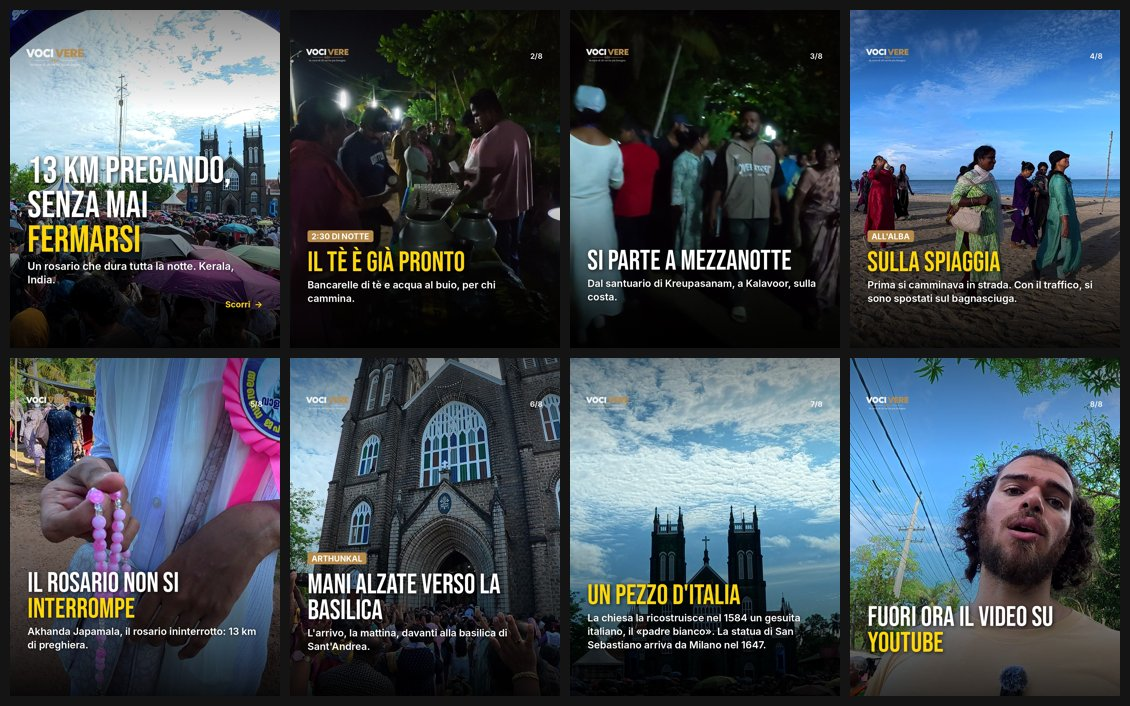
#> input picture copioni/caroselli/arthunkal_anteprima.jpg, 1130 x 706 px, given in place of logo_vocivere_trasparente_chiaro.png, which was not available
$ python carosello_coir.py
#> lines starting #> are read from the running program, lines starting #| are printed output that depends on the picture
### copioni/caroselli/carosello_lib.py
# Funzioni del carosello "fatto" (dal modello carosello_te.py), per il girato originale: frame(('0540', 2.0)).
import os, subprocess, re
import numpy as np
from PIL import Image, ImageDraw, ImageFont, ImageEnhance, ImageFilter
W,H=1080,1350; SAFE=135
V=''; WK='work/coir/car'; OUT='copioni/caroselli/coir'
BEB='assets/fonts/BebasNeue-Regular.ttf'; IF='/usr/share/fonts/opentype/inter/'
REG,BOLD,IT,BIT,BLACK=IF+'Inter-Regular.otf',IF+'Inter-Bold.otf',IF+'Inter-Italic.otf',IF+'Inter-BoldItalic.otf',IF+'Inter-Black.otf'
LOGO='assets/brand/logo_vocivere_trasparente_chiaro.png'
YEL=(255,214,10); WHITE=(255,255,255); GOLD=(182,138,75)
UH=1.0    # girato originale, senza sottotitoli impressi

import glob
def clip(n): return glob.glob(f'work/coir/raw/*_{n}_D.MP4')[0]
# [4 lines left out: function frame, not called in this run]
def grade(im): return ImageEnhance.Color(ImageEnhance.Contrast(im).enhance(1.08)).enhance(1.12)
# [9 lines left out: functions crop, shade, not called in this run]
def logo(im,w=170,x=64,y=SAFE+18):
    l=Image.open(LOGO).convert('RGBA'); l=l.crop(l.getbbox()); l=l.resize((w,int(l.height*w/l.width)),Image.LANCZOS); im.alpha_composite(l,(x,y))
def num(im,n,tot):
    d=ImageDraw.Draw(im); f=ImageFont.truetype(BOLD,28); t=f'{n}/{tot}'; d.text((W-64-d.textlength(t,font=f),SAFE+24),t,font=f,fill=(255,255,255,210))
def shadow_text(im,xy,t,font,fill,r=6,op=200):
    sh=Image.new('RGBA',im.size,(0,0,0,0)); ImageDraw.Draw(sh).text((xy[0]+3,xy[1]+4),t,font=font,fill=(0,0,0,op))
    im.alpha_composite(sh.filter(ImageFilter.GaussianBlur(r))); ImageDraw.Draw(im).text(xy,t,font=font,fill=fill)

def rich(im,text,x,y,maxw,size,italic=False,col=WHITE,lh=1.28,shadow=True):
    """Testo a capo con **parole in grassetto**; ritorna la y finale."""
    fr=ImageFont.truetype(IT if italic else REG,size); fb=ImageFont.truetype(BIT if italic else BOLD,size)
    toks=[]
    for i,part in enumerate(re.split(r'\*\*',text)):
        for w in part.split():
            if toks and re.match(r'^[.,:;!?»”]',w) and not part.startswith(' '): toks[-1]=(toks[-1][0],toks[-1][1],w)  # punteggiatura attaccata
            else: toks.append((w,i%2==1,''))
    d=ImageDraw.Draw(im); lines=[[]]; cur=0; sp=d.textlength(' ',font=fr)
    for w,b,pn in toks:
        wl=d.textlength(w,font=fb if b else fr); pl=d.textlength(pn,font=fr)
        if lines[-1] and cur+sp+wl+pl>maxw: lines.append([]); cur=0
        cur+=(sp if lines[-1] else 0)+wl+pl; lines[-1].append((w,b,wl,pn,pl))
    for ln in lines:
        xx=x
        for w,b,wl,pn,pl in ln:
            for tt,f,ww in ((w,fb if b else fr,wl),(pn,fr,pl)):
                if not tt: continue
                if shadow: shadow_text(im,(xx,y),tt,f,col)
                else: ImageDraw.Draw(im).text((xx,y),tt,font=f,fill=col)
                xx+=ww
            xx+=sp
        y+=int(size*lh)
    return y
def rich_h(text,maxw,size,italic=False,lh=1.28):
    im=Image.new('RGBA',(W,H)); return rich(im,text,0,0,maxw,size,italic,lh=lh,shadow=False)
def big(im,lines,x,y,size,center=False):
    f=ImageFont.truetype(BEB,size); d=ImageDraw.Draw(im)
    for t,col in lines:
        xx=(W-d.textlength(t,font=f))/2 if center else x
        shadow_text(im,(xx,y),t,f,col,8,220); y+=int(size*0.93)
    return y
# [34 lines left out: functions quote, s_split, s_halfblack, s_stacked, s_photo, not called in this run]
def s_para(out,t,cx,para,y,n,tot):
    im=shade(crop(frame(t),W,H,cx),[(0.35,0.85,0.8)]).convert('RGBA'); logo(im); num(im,n,tot)
    rich(im,para,64,y,W-128,46); im.convert('RGB').save(out,quality=92)

# ---------- slide video (testo che compare) ----------
def s_video(out,t0,dur,cx,draw_text,n,tot,shade_spots):
    """Clip dal lungo, 4:5, senza audio; il testo entra in dissolvenza dopo 0,4 s. Salva anche il jpg (post YouTube)."""
#> called with out = 'copioni/caroselli/coir/01.mp4', t0 = ('0549', 1), dur = 6, cx = 0.62, n = 1, tot = 8
    base=Image.new('RGBA',(W,H),(0,0,0,0)); g=np.zeros((H,W),np.float32); y=np.arange(H)[:,None]/H
#> after `base = Image.new('RGBA', (W, H), (0, 0, 0, 0))`: base: PIL image 1080x1350 RGBA; every value is 0
    for a,b,op in shade_spots: g=np.maximum(g,np.clip((y-a)/(b-a),0,1)*op)
    base.putalpha(Image.fromarray((np.broadcast_to(g,(H,W))*255).astype('uint8'))); logo(base); num(base,n,tot)
#> after `base.putalpha(Image.fromarray((np.broadcast_to(g, (H, W)) * 255).astyp`:
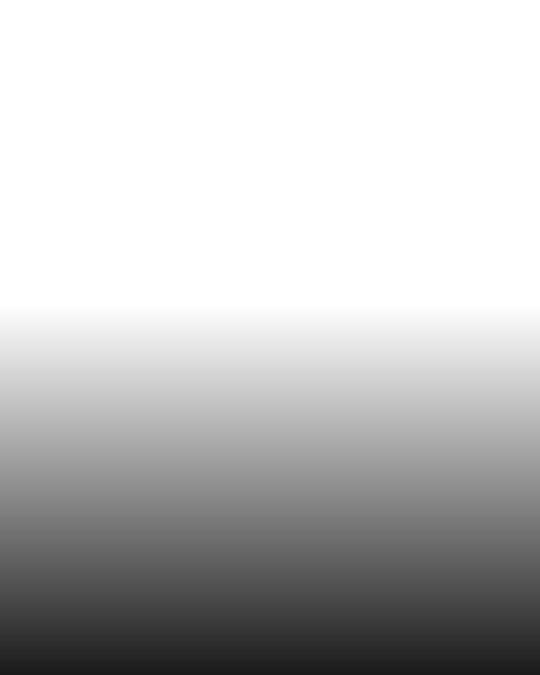
#> base: PIL image 1080x1350 RGBA (shown at 1/2 size); mean R, G, B, A 0, 0, 0, 62.8; transparent parts drawn white
#> after `base.putalpha(Image.fromarray((np.broadcast_to(g, (H, W)) * 255).astyp`:
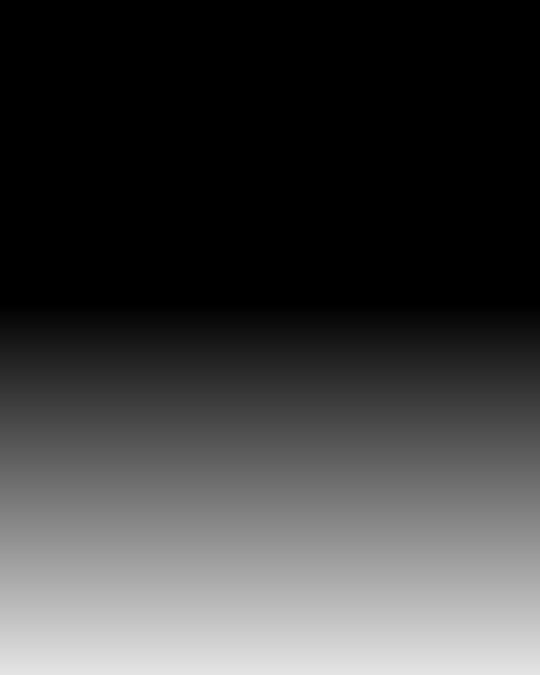
#> g: shape (1350, 1080) float64 (shown at 1/2 size); min 0, max 0.899, mean 0.247
#> in logo, `l = l.resize((w, int(l.height * w / l.width)), Image.LANCZOS)`:
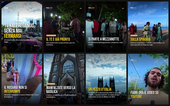
#> l: PIL image 170x106 RGBA; mean R, G, B, A 67.9, 77.9, 85.8, 255
    txt=Image.new('RGBA',(W,H),(0,0,0,0)); draw_text(txt)
    base.save(f'{WK}/ov_base.png'); txt.save(f'{WK}/ov_txt.png')
    uh=int(2160*UH); cw=int(uh*W/H); x=int((3840-cw)*cx)
    fc=(f"[0:v]crop={cw}:{uh}:{x}:0,scale={W}:{H}:flags=lanczos,eq=contrast=1.06:saturation=1.12,setsar=1[v];"
        f"[1:v]format=rgba[b];[2:v]format=rgba,fade=in:st=0.4:d=0.7:alpha=1[t];[v][b]overlay[vb];[vb][t]overlay,format=yuv420p[o]")
    n,t0=t0
    subprocess.run(['ffmpeg','-nostdin','-v','error','-y','-ss',str(t0),'-t',str(dur),'-i',clip(n),'-loop','1','-t',str(dur),'-i',f'{WK}/ov_base.png',
                    '-loop','1','-t',str(dur),'-i',f'{WK}/ov_txt.png','-filter_complex',fc,'-map','[o]','-an','-r','30',
                    '-c:v','libx264','-crf','18','-preset','slow','-movflags','+faststart',out],check=True)
    subprocess.run(['ffmpeg','-v','error','-y','-sseof','-0.1','-i',out,'-frames:v','1','-q:v','2',out.replace('.mp4','_YT.jpg')],check=True)

### copioni/caroselli/carosello_coir.py
# Carosello "fatto" del lungo coir (Copy, 8/11): Made in India, chi c'è dietro. 8 slide 4:5, testi in copioni/coir_testi.md.
# Fotogrammi dal girato originale (work/coir/raw, Drive cartella "Coir"). Volto sempre libero dalla scritta (Insights 8/11).
#   python3 copioni/caroselli/carosello_coir.py
import sys; sys.path.insert(0, 'copioni/caroselli')
from carosello_lib import *
os.makedirs(OUT,exist_ok=True)
for f in os.listdir(OUT): os.remove(os.path.join(OUT,f))
T=8; o=lambda n,ext='jpg': f'{OUT}/{n:02d}.{ext}'
def cover_txt(im):
    y=big(im,[("SOPRA C'È SCRITTO",WHITE),("MADE IN INDIA",YEL)],64,H-SAFE-430,128)
#> after the loop in big, `for t,col in lines:`:
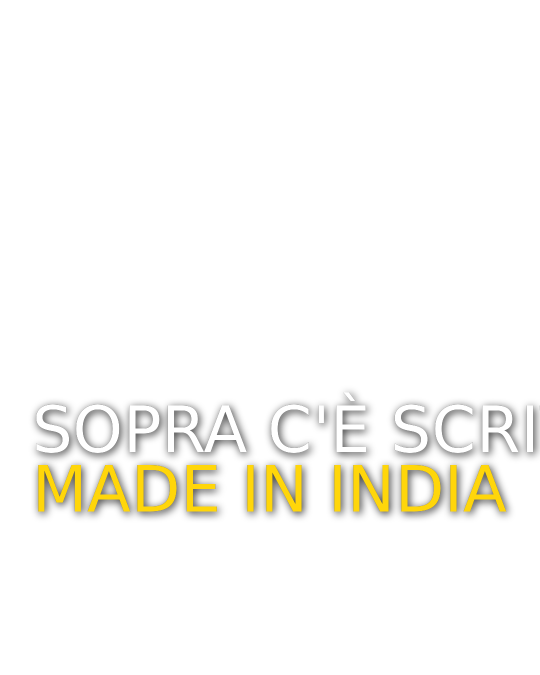
#> im: PIL image 1080x1350 RGBA (shown at 1/2 size); mean R, G, B, A 9.8, 9, 5, 14.2; transparent parts drawn white
#> after the loop in big, `for t,col in lines:`: y = 1023
    rich(im,'Anathalavattom, **Kerala**. Chi fa i nostri tappeti di cocco.',64,y+16,W-128,42)
    f=ImageFont.truetype(BOLD,34); shadow_text(im,(W-64-ImageDraw.Draw(im).textlength('Scorri  →',font=f),H-SAFE-60),'Scorri  →',f,YEL)
s_video(o(1,'mp4'),('0549',1.0),6.0,0.62,cover_txt,1,T,[(0.45,1.0,0.9)])
#> in rich, `sp = d.textlength(' ', font=fr)`: sp = 11.81
#> the loop in rich, `for w,b,pn in toks:` made 9 passes
#> (wl, pl, cur) on passes 1 to 9: (320.8, 0, 320.8), (130.2, 12.09, 474.9), (65.69, 0, 552.4), (38.47, 0, 602.7), (10.17, 0, 624.7), (112.3, 0, 748.8), (137.3, 0, 898), (35.89, 0, 945.7), (134.5, 0, 134.5)
#> after the loop in rich, `for w,b,pn in toks:`: cur = 134.5; lines = 2 items
#> the loop in rich, `for ln in lines:` made 2 passes
#> y on pass 1: 1092
#> (ln, y) on pass 2: ([('cocco.', False, 134.5, '', 0)], 1145)
#> after the loop in rich, `for ln in lines:`: y = 1145
#> in shadow_text (call 13), `ImageDraw.Draw(sh).text((xy[0] + 3, xy[1] + 4), t, font=font, fill=(0,`:
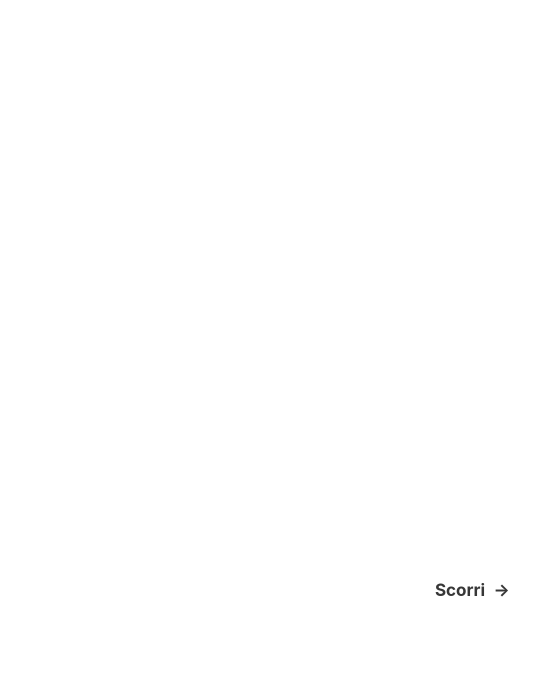
#> sh: PIL image 1080x1350 RGBA (shown at 1/2 size); mean R, G, B, A 0, 0, 0, 0.2; transparent parts drawn white
#> in shadow_text (call 13), `im.alpha_composite(sh.filter(ImageFilter.GaussianBlur(r)))`:
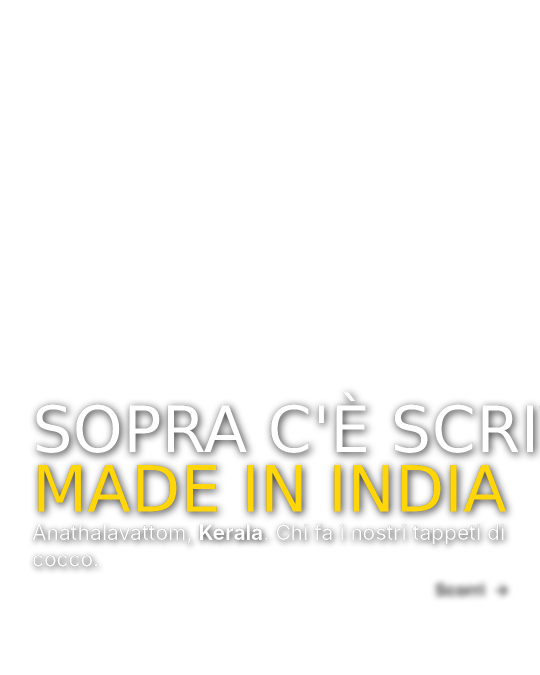
#> im: PIL image 1080x1350 RGBA (shown at 1/2 size); mean R, G, B, A 11.4, 10.6, 6.7, 16.9; transparent parts drawn white
#> (the run stopped early here; a loop or call above may not have finished)

$ run again, on copioni/caroselli/mercato_anteprima.jpg
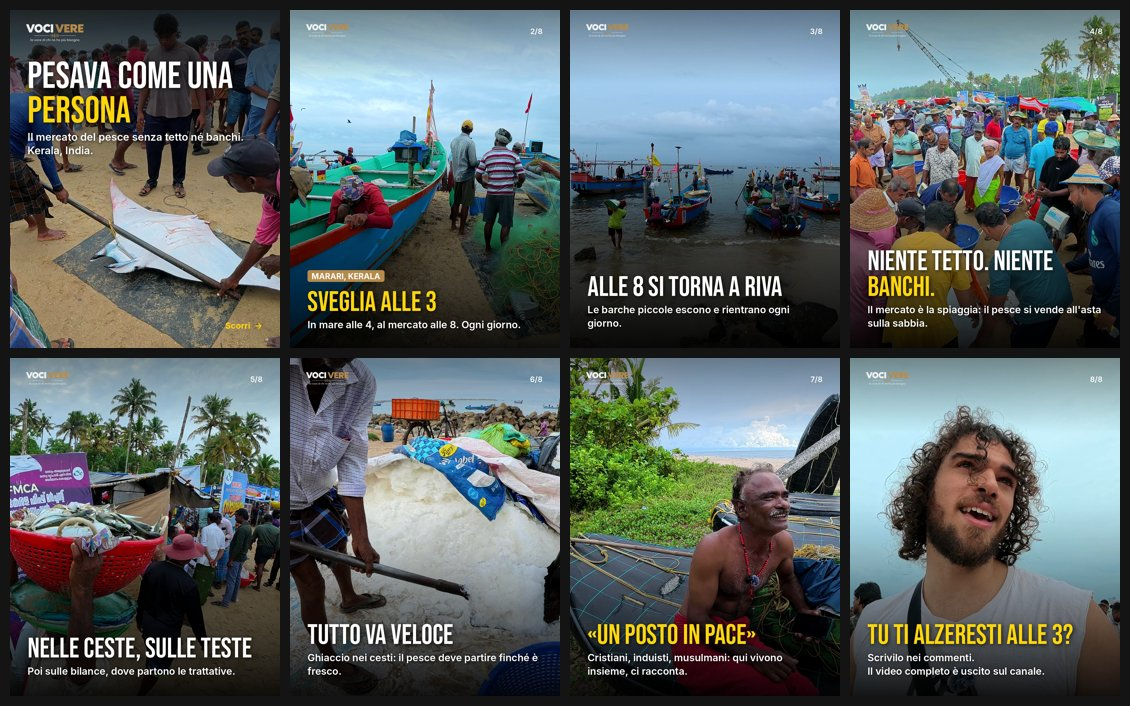
#> input picture copioni/caroselli/mercato_anteprima.jpg, 1130 x 706 px, given in place of logo_vocivere_trasparente_chiaro.png, which was not available
#> in logo, `l = l.resize((w, int(l.height * w / l.width)), Image.LANCZOS)`:
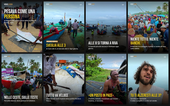
#> l: PIL image 170x106 RGBA; mean R, G, B, A 89.7, 97.4, 97, 255
#> after the loop in big, `for t,col in lines:`: y = 1023
#> sp = 11.81
#> the loop in rich, `for w,b,pn in toks:` made 9 passes
#> (wl, pl, cur) on passes 1 to 8: (320.8, 0, 320.8), (130.2, 12.09, 474.9), (65.69, 0, 552.4), (38.47, 0, 602.7), (10.17, 0, 624.7), (112.3, 0, 748.8), (137.3, 0, 898), (35.89, 0, 945.7)
#> after the loop in rich, `for w,b,pn in toks:`: cur = 134.5; lines = 2 items
#> the loop in rich, `for ln in lines:` made 2 passes
#> y on pass 1: 1092
#> after the loop in rich, `for ln in lines:`: y = 1145

$ run again, on copioni/caroselli/mercato_volti_anteprima.jpg
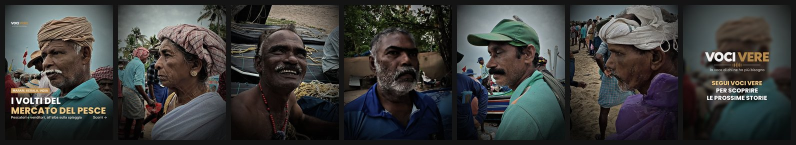
#> input picture copioni/caroselli/mercato_volti_anteprima.jpg, 1592 x 290 px, given in place of logo_vocivere_trasparente_chiaro.png, which was not available (shown at 1/2 size)
#> in logo, `l = l.resize((w, int(l.height * w / l.width)), Image.LANCZOS)`:
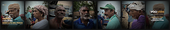
#> l: PIL image 170x30 RGBA; mean R, G, B, A 60.1, 60.4, 58.7, 255
#> after the loop in big, `for t,col in lines:`: y = 1023
#> sp = 11.81
#> the loop in rich, `for w,b,pn in toks:` made 9 passes
#> (wl, pl, cur) on passes 1 to 8: (320.8, 0, 320.8), (130.2, 12.09, 474.9), (65.69, 0, 552.4), (38.47, 0, 602.7), (10.17, 0, 624.7), (112.3, 0, 748.8), (137.3, 0, 898), (35.89, 0, 945.7)
#> after the loop in rich, `for w,b,pn in toks:`: cur = 134.5; lines = 2 items
#> the loop in rich, `for ln in lines:` made 2 passes
#> y on pass 1: 1092
#> after the loop in rich, `for ln in lines:`: y = 1145

$ run again, on copioni/caroselli/te_volti_anteprima.jpg
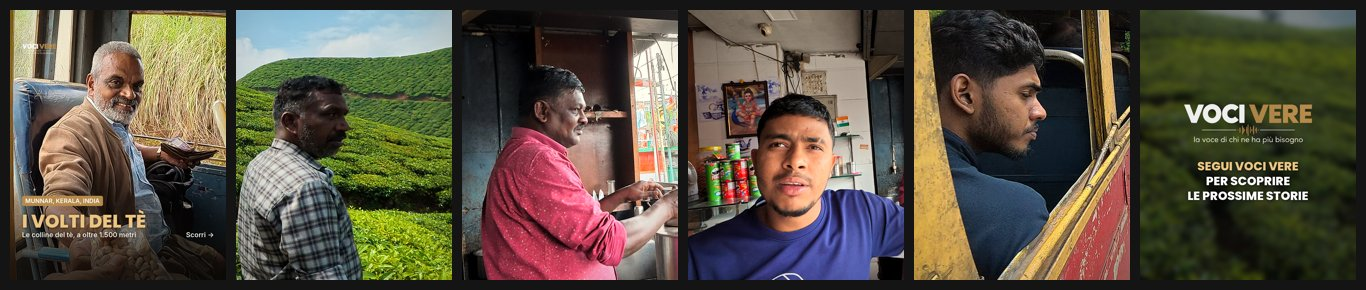
#> input picture copioni/caroselli/te_volti_anteprima.jpg, 1366 x 290 px, given in place of logo_vocivere_trasparente_chiaro.png, which was not available
#> in logo, `l = l.resize((w, int(l.height * w / l.width)), Image.LANCZOS)`:
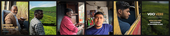
#> l: PIL image 170x36 RGBA; mean R, G, B, A 88.6, 80.4, 66, 255
#> after the loop in big, `for t,col in lines:`: y = 1023
#> sp = 11.81
#> the loop in rich, `for w,b,pn in toks:` made 9 passes
#> (wl, pl, cur) on passes 1 to 8: (320.8, 0, 320.8), (130.2, 12.09, 474.9), (65.69, 0, 552.4), (38.47, 0, 602.7), (10.17, 0, 624.7), (112.3, 0, 748.8), (137.3, 0, 898), (35.89, 0, 945.7)
#> after the loop in rich, `for w,b,pn in toks:`: cur = 134.5; lines = 2 items
#> the loop in rich, `for ln in lines:` made 2 passes
#> y on pass 1: 1092
#> after the loop in rich, `for ln in lines:`: y = 1145
